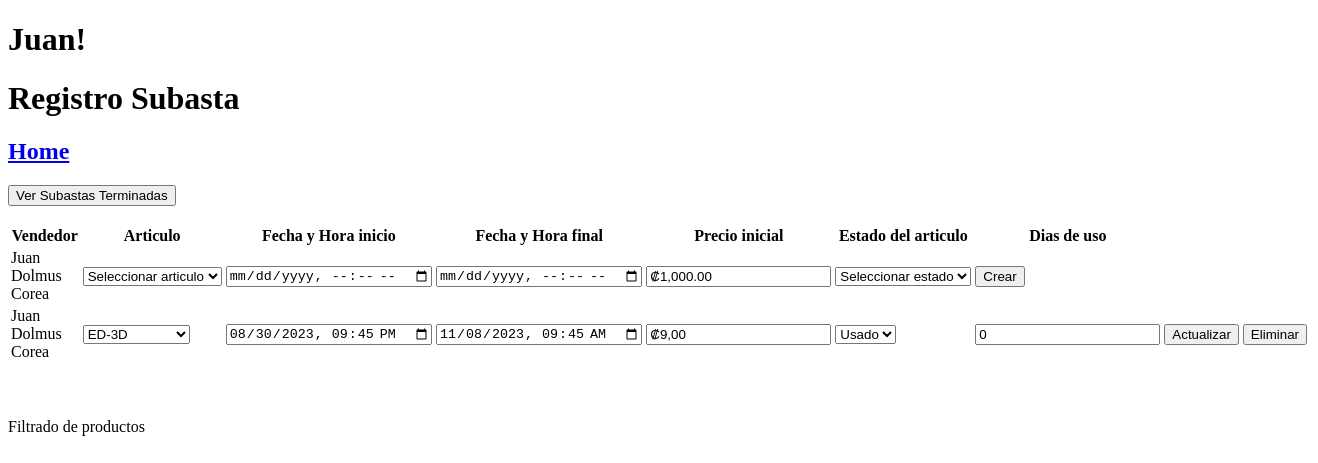
Screenshot of /view/subastaView.php (signed in) with the database file from the repository.
### tables this page shows
CREATE TABLE `tbsubasta` (
  `tbsubastaid` int(11) NOT NULL,
  `tbsubastafechahorainicio` datetime NOT NULL,
  `tbsubastafechahorafinal` datetime NOT NULL,
  `tbsubastaprecio` int(11) NOT NULL,
  `tbsubastaestadoarticulo` varchar(50) NOT NULL,
  `tbsubastaarticulodiasuso` int(11) NOT NULL,
  `tbsubastaactivo` tinyint(4) NOT NULL,
  `tbarticuloid` int(11) NOT NULL,
  `tbclienteid` int(11) NOT NULL
);

### data/subastaData.php (called while the page is built, shortened)
<?php
include '../domain/subasta.php';
class SubastaData extends Data
{
    public function getTBSubastaByClienteId($clienteId)
    {
        $conn = mysqli_connect($this->server, $this->user, $this->password, $this->db);
        $conn->set_charset('utf8');
        $querySelect = "SELECT * FROM tbsubasta WHERE tbclienteid = ? AND tbsubastaactivo = 1";
        $stmt = $conn->prepare($querySelect);
        $stmt->bind_param("i", $clienteId);
        $stmt->execute();
        $result = $stmt->get_result();
        $array = array();
        while ($row = $result->fetch_assoc()) {
            $currentSubasta = new Subasta(
                $row['tbsubastaid'],
                $row['tbsubastafechahorainicio'],
                $row['tbsubastafechahorafinal'],
                $row['tbsubastaprecio'],
                $row['tbsubastaestadoarticulo'],
                $row['tbsubastaarticulodiasuso'],
                $row['tbsubastaactivo'],
                $row['tbarticuloid'],
                $row['tbclienteid']
            );
            array_push($array, $currentSubasta);
        }
        return $array;
    }
}

### business/subastaBusiness.php (called while the page is built, shortened)
<?php
include '../data/subastaData.php';
class SubastaBusiness {
    private $subastaData;
    function __construct()
    {
        $this->subastaData = new SubastaData();
    }
    public function getTBSubastaByClienteId($articuloId){
        return $this->subastaData->getTBSubastaByClienteId($articuloId);
    }
}

### data/articuloData.php (called while the page is built, shortened)
<?php
include '../domain/articulo.php';
class ArticuloData extends Data
{
    public function getAllTBArticulo()
    {
        $conn = mysqli_connect($this->server, $this->user, $this->password, $this->db);
        $conn->set_charset('utf8');
        $querySelect = "SELECT * FROM tbarticulo WHERE tbarticuloactivo = 1;";
        $result = mysqli_query($conn, $querySelect);
        $array = array();
        while ($row = mysqli_fetch_array($result)) {
            $currentArticulo = new Articulo(
                $row['tbarticuloid'],
                $row['tbarticulonombre'],
                $row['tbarticulomarca'],
                $row['tbarticulomodelo'],
                $row['tbarticuloserie'],
                $row['tbarticuloactivo'],
                $row['tbsubcategoriaid'],
                $row['tbclienteid'],
                $row['tbarticulofoto'],
                $row['tbarticulofoto2']
            );
            array_push($array, $currentArticulo);
        }
        return $array;
    }
}

### business/articuloBusiness.php (called while the page is built, shortened)
<?php
include '../data/articuloData.php';
class ArticuloBusiness{
    private $articuloData;
    function __construct(){
        $this->articuloData = new ArticuloData();
    }
    public function getAllTBArticulo(){
        return $this->articuloData->getAllTBArticulo();
    }
}

### domain/articulo.php (called while the page is built, shortened)
<?php
class Articulo{
    private $articuloId;
    private $articuloMarca;
    private $clienteId;
    function __construct($articuloId, $articuloNombre, $articuloMarca, $articuloModelo, $articuloSerie, $articuloActivo, $articuloSubCategoriaId, $clienteId, $articuloFoto, $articuloFoto2)
    {
        $this->articuloId = $articuloId;
        $this->articuloMarca = $articuloMarca;
        $this->clienteId = $clienteId;
    }
    function getArticuloId(){
        return $this->articuloId;
    }
    function getArticuloMarca(){
        return $this->articuloMarca;
    }
    function getClienteId(){
        return $this->clienteId;
    }
}
?>

### domain/subasta.php (called while the page is built, shortened)
<?php
class Subasta{
    private $subastaFechaHoraInicio;
    private $subastaFechaHoraFinal;
    private $subastaPrecioInicial;
    private $subastaEstadoArticulo;
    private $subastaDiasUsoArticulo;
    private $subastaArticuloId;
    function __construct($subastaId, $subastaFechaHoraInicio, $subastaFechaHoraFinal, $subastaPrecioInicial, $subastaEstadoArticulo, $subastaDiasUsoArticulo, $subastaActivo, $subastaArticuloId, $subastaVendedorId)
    {
        $this->subastaFechaHoraInicio = $subastaFechaHoraInicio;
        $this->subastaFechaHoraFinal = $subastaFechaHoraFinal;
        $this->subastaPrecioInicial = $subastaPrecioInicial;
        $this->subastaEstadoArticulo = $subastaEstadoArticulo;
        $this->subastaDiasUsoArticulo = $subastaDiasUsoArticulo;
        $this->subastaArticuloId = $subastaArticuloId;
    }
    public function getSubastaFechaHoraInicio()
    {
        return $this->subastaFechaHoraInicio;
    }
    public function getSubastaFechaHoraFinal()
    {
        return $this->subastaFechaHoraFinal;
    }
    public function getSubastaPrecioInicial()
    {
        return $this->subastaPrecioInicial;
    }
    public function getSubastaArticuloId()
    {
        return $this->subastaArticuloId;
    }
    public function getSubastaEstadoArticulo()
    {
        return $this->subastaEstadoArticulo;
    }
    public function getSubastaDiasUsoArticulo()
    {
        return $this->subastaDiasUsoArticulo;
    }
}
?>

### view/subastaView.php (the view, shortened to what this page needs)
<!DOCTYPE html>
<html lang="en">
<head>
    <link rel="stylesheet" href="https://cdnjs.cloudflare.com/ajax/libs/toastr.js/latest/css/toastr.min.css">
    <?php
    include '../business/articuloBusiness.php';
    include '../business/subastaBusiness.php';
    include '../business/clienteBusiness.php';
    $articuloBusiness = new ArticuloBusiness();
    $getAllArticulos = $articuloBusiness->getAllTBArticulo();
    if (isset($_SESSION['nombre'])) {
        $clienteId = $_SESSION['id'];
        $clienteNombre = $_SESSION['nombre'];
        $clientePrimerApellido = $_SESSION['apellido1'];
        $clienteSegundoApellido = $_SESSION['apellido2'];
        $clienteNombreCompleto = $clienteNombre . ' ' . $clientePrimerApellido . ' ' . $clienteSegundoApellido;
    } else {
        echo "No has iniciado sesión";
    }
    ?>
</head>
<body>
    <header>
        <h1><?php echo "$clienteNombre!" ?></h1>
        <h1>Registro Subasta</h1>
        <h2><a href="inicioView.php">Home</a></h2>
    </header>
    <button type="button" id="verHistorialBtn">Ver Subastas Terminadas</button>
    <br><br>
    <section>
        <table>
            <tr>
                <th>Vendedor</th>
                <th>Articulo</th>
                <th>Fecha y Hora inicio</th>
                <th>Fecha y Hora final</th>
                <th>Precio inicial</th>
                <th>Estado del articulo</th>
                <th>Dias de uso</th>
            </tr>
            <?php
            $precioInicial = 1000;
            $precioInicialFormateado = '₡' . number_format($precioInicial, 2, '.', ',');
            ?>
            <form method="post" enctype="multipart/form-data" action="../business/subastaAction.php">
                <td>
                    <span><?php echo $clienteNombreCompleto; ?></span>
                </td>
                <td>
                    <select name="subastaArticuloView" id="subastaArticuloView">
                        <option value="">Seleccionar articulo</option>
                    </select>
                </td>
                <td>
                    <input required type="datetime-local" name="subastaFechaHoraInicioView" id="subastaFechaHoraInicioView" />
                </td>
                <td>
                    <input required type="datetime-local" name="subastaFechaHoraFinalView" id="subastaFechaHoraFinalView" />
                </td>
                <td>
                    <input required type="text" name="subastaPrecioInicialView" id="subastaPrecioInicialView" value="<?php echo $precioInicialFormateado; ?>" />
                </td>
                <td>
                    <select name="subastaEstadoArticuloView" id="subastaEstadoArticuloView">
                        <option value="">Seleccionar estado</option>
                    </select>
                </td>
                <td>
                    <input type="submit" value="Crear" name="create" id="create" />
                </td>
            </form>
            <?php
            $subastaBusiness = new SubastaBusiness();
            $obtenerClienteById = $subastaBusiness->getTBSubastaByClienteId($clienteId);
            foreach ($obtenerClienteById as $actualSubasta) {
                $precioInicial = $actualSubasta->getSubastaPrecioInicial();
                $precioSinSimboloComas = str_replace(['₡', ','], '', $precioInicial);
                $precioComoFloat = (float)($precioSinSimboloComas / 100);
                $precioFormateado = '₡' . number_format($precioComoFloat, 2, ',', '.');
                echo '<form method="post" enctype="multipart/form-data" action="../business/subastaAction.php">';
                echo '<tr>';
                echo '<td><input type="hidden" name="vendedorIdView" id="vendedorIdView" value="' . $clienteId . '" readonly>
                        <span>' . $clienteNombreCompleto . '</span>
                        </td>';
                echo '<td>  <select name="subastaArticuloView" id="subastaArticuloView">';
                foreach ($getAllArticulos as $articulo) {
                    if ($articulo->getClienteId() == $clienteId) {
                        if ($actualSubasta->getSubastaArticuloId() == $articulo->getArticuloId()) {
                            echo "<option selected value='" . $articulo->getArticuloId() . "'>" . $articulo->getArticuloMarca() . '-' . $articulo->getArticuloModelo() . "</option>";
                        } else {
                            echo "<option value='" . $articulo->getArticuloId() . "'>" . $articulo->getArticuloMarca() . '-' . $articulo->getArticuloModelo() . "</option>";
                        }
                    }
                }
                echo ' </select></td>';
                echo '<td><input type="datetime-local" name="subastaFechaHoraInicioView" id="subastaFechaHoraInicioView" value="' . $actualSubasta->getSubastaFechaHoraInicio() . '"/></td>';
                echo '<td><input type="datetime-local" name="subastaFechaHoraFinalView" id="subastaFechaHoraFinalView" value="' . $actualSubasta->getSubastaFechaHoraFinal() . '"/></td>';
                echo '<td><input type="text" name="subastaPrecioInicialView" id="subastaPrecioInicialView" value="' . $precioFormateado . '"/></td>';
                echo '<td>  <select name="subastaEstadoArticuloView" id="subastaEstadoArticuloView">';
                if ($actualSubasta->getSubastaEstadoArticulo() == 'Nuevo') {
                    echo "<option value='Nuevo'>Nuevo</option>";
                    echo "<option value='Usado'>Usado</option>";
                } else {
                    echo "<option value='Usado'>Usado</option>";
                }
                echo '</select></td>';
                if ($actualSubasta->getSubastaEstadoArticulo() == 'Usado') {
                    echo '<td><input type="number" name="mesesDeUso" id="mesesDeUso" value="' . $actualSubasta->getSubastaDiasUsoArticulo() . '"/></td>';
                }
                echo '<td><input type="submit" value="Actualizar" name="update" id="update"/></td>';
                echo '<td><input type="submit" value="Eliminar" name="delete" id="delete"/></td>';
                echo '</tr>';
                echo '</form>';
            }
            ?>
        </table>
    </section>
    <br><br><br>
    <div id="resultado">
        Filtrado de productos
    </div>
</body>
</html>

### rows the page displays
tbsubasta: subastaFechaHoraInicioView "08/30/2023 21:45", subastaFechaHoraFinalView "11/08/2023 09:45", subastaPrecioInicialView "₡9,00", subastaEstadoArticuloView "Usado", mesesDeUso "0"

### other values shown
$clienteNombre "Juan"
$clienteNombreCompleto "Juan Dolmus Corea"
form field subastaArticuloView "ED-3D"
